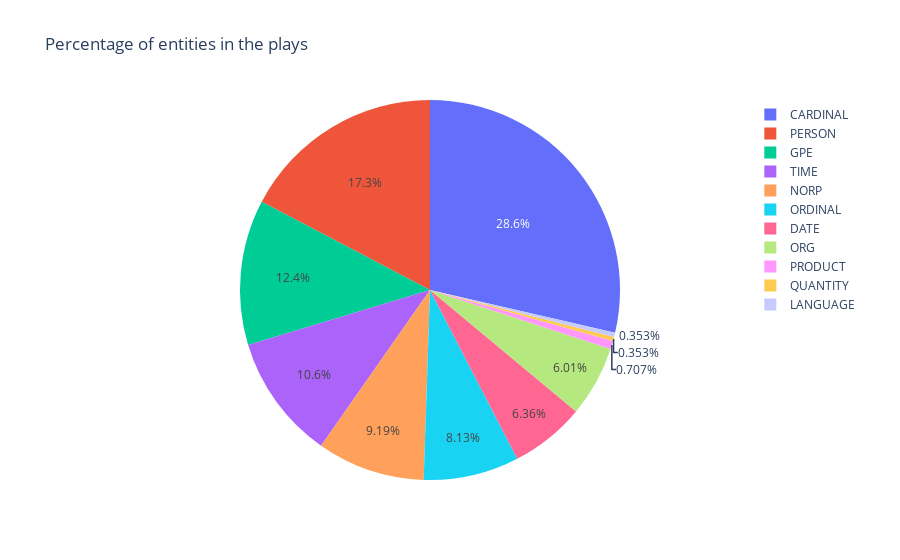

Here is the notebook cell this chart was saved with:
### Code cell
entity_count = pd.DataFrame(entities["type"].value_counts().reset_index())

fig= px.pie(entity_count,values = "type", names = "index",title="Percentage of entities in the plays")
fig.show()

### Figure 1 — Plotly figure (JSON) as saved in the notebook; plotly's stock layout.template omitted (floating-point values rounded to 4 significant figures)
{"data": [{"domain": {"x": [0, 1], "y": [0, 1]}, "hovertemplate": "index=%{label}<br>type=%{value}<extra></extra>", "labels": ["CARDINAL", "PERSON", "GPE", "TIME", "NORP", "ORDINAL", "DATE", "ORG", "PRODUCT", "QUANTITY", "LANGUAGE"], "legendgroup": "", "name": "", "showlegend": true, "type": "pie", "values": [81, 49, 35, 30, 26, 23, 18, 17, 2, 1, 1]}], "layout": {"legend": {"tracegroupgap": 0}, "title": {"text": "Percentage of entities in the plays"}}}
